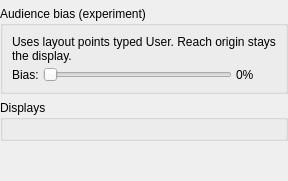
<?xml version="1.0" encoding="UTF-8"?>
<ui version="4.0">
 <class>ScreenMirrorEffectShell</class>
 <widget class="QWidget" name="ScreenMirrorEffectShell">
  <layout class="QVBoxLayout" name="mainLayout">
   <property name="leftMargin">
    <number>0</number>
   </property>
   <property name="topMargin">
    <number>0</number>
   </property>
   <property name="rightMargin">
    <number>0</number>
   </property>
   <property name="bottomMargin">
    <number>0</number>
   </property>
   <item>
    <widget class="QWidget" name="capturePanelHost" native="true"/>
   </item>
   <item>
    <widget class="QGroupBox" name="audienceGroup">
     <property name="title">
      <string>Audience bias (experiment)</string>
     </property>
     <property name="toolTip">
      <string>Optional. Glow still comes from each display; bias pulls energy toward User layout points (seats). 0 = off. Add User ref points in the scene — one per watcher.</string>
     </property>
     <layout class="QVBoxLayout" name="audienceLayout">
      <property name="spacing">
       <number>4</number>
      </property>
      <item>
       <widget class="QLabel" name="audienceHintLabel">
        <property name="text">
         <string>Uses layout points typed User. Reach origin stays the display.</string>
        </property>
        <property name="wordWrap">
         <bool>true</bool>
        </property>
       </widget>
      </item>
      <item>
       <layout class="QHBoxLayout" name="audienceBiasRow">
        <item>
         <widget class="QLabel" name="audienceBiasCaption">
          <property name="text">
           <string>Bias:</string>
          </property>
         </widget>
        </item>
        <item>
         <widget class="QSlider" name="audienceBiasSlider">
          <property name="maximum">
           <number>100</number>
          </property>
          <property name="orientation">
           <enum>Qt::Horizontal</enum>
          </property>
          <property name="toolTip">
           <string>0 = classic ambilight from the display. Higher values favour LEDs toward User seats (multi-seat = strongest nearby lobe wins).</string>
          </property>
         </widget>
        </item>
        <item>
         <widget class="QLabel" name="audienceBiasLabel">
          <property name="minimumSize">
           <size>
            <width>40</width>
            <height>0</height>
           </size>
          </property>
          <property name="text">
           <string>0%</string>
          </property>
         </widget>
        </item>
       </layout>
      </item>
     </layout>
    </widget>
   </item>
   <item>
    <widget class="QGroupBox" name="monitorsGroup">
     <property name="title">
      <string>Displays</string>
     </property>
     <property name="toolTip">
      <string>Pick a display in the dropdown to edit only that plane's settings.</string>
     </property>
     <layout class="QVBoxLayout" name="monitorsLayout">
      <property name="spacing">
       <number>6</number>
      </property>
     </layout>
    </widget>
   </item>
   <item>
    <spacer name="bottomSpacer">
     <property name="orientation">
      <enum>Qt::Vertical</enum>
     </property>
     <property name="sizeHint" stdset="0">
      <size>
       <width>20</width>
       <height>40</height>
      </size>
     </property>
    </spacer>
   </item>
  </layout>
 </widget>
 <resources/>
 <connections/>
</ui>
